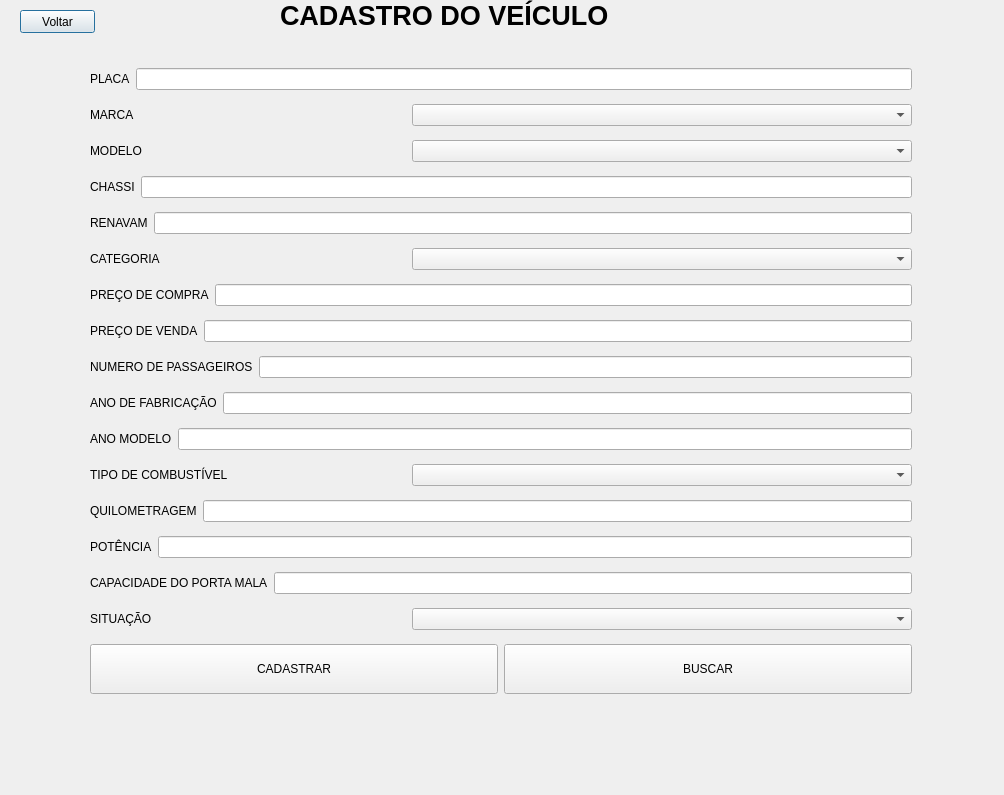
<?xml version="1.0" encoding="UTF-8"?>
<ui version="4.0">
 <class>TelaInicioVeiculo</class>
 <widget class="QDialog" name="TelaInicioVeiculo">
  <property name="geometry">
   <rect>
    <x>0</x>
    <y>0</y>
    <width>1004</width>
    <height>795</height>
   </rect>
  </property>
  <property name="windowTitle">
   <string>Dialog</string>
  </property>
  <widget class="QPushButton" name="voltar">
   <property name="geometry">
    <rect>
     <x>20</x>
     <y>10</y>
     <width>75</width>
     <height>23</height>
    </rect>
   </property>
   <property name="text">
    <string>Voltar</string>
   </property>
  </widget>
  <widget class="QLabel" name="label">
   <property name="geometry">
    <rect>
     <x>280</x>
     <y>-10</y>
     <width>351</width>
     <height>51</height>
    </rect>
   </property>
   <property name="font">
    <font>
     <family>Arial</family>
     <pointsize>20</pointsize>
     <weight>75</weight>
     <bold>true</bold>
    </font>
   </property>
   <property name="text">
    <string>CADASTRO DO VEÍCULO</string>
   </property>
  </widget>
  <widget class="QWidget" name="layoutWidget">
   <property name="geometry">
    <rect>
     <x>90</x>
     <y>60</y>
     <width>822</width>
     <height>652</height>
    </rect>
   </property>
   <layout class="QVBoxLayout" name="verticalLayout">
    <item>
     <layout class="QHBoxLayout" name="horizontalLayout_2">
      <item>
       <widget class="QLabel" name="labelPlaca">
        <property name="text">
         <string>PLACA</string>
        </property>
       </widget>
      </item>
      <item>
       <widget class="QLineEdit" name="lineEditPlaca"/>
      </item>
     </layout>
    </item>
    <item>
     <layout class="QHBoxLayout" name="horizontalLayout">
      <item>
       <widget class="QLabel" name="MARCA">
        <property name="text">
         <string>MARCA</string>
        </property>
       </widget>
      </item>
      <item>
       <widget class="QComboBox" name="comboBox_Marca">
        <property name="minimumSize">
         <size>
          <width>500</width>
          <height>0</height>
         </size>
        </property>
       </widget>
      </item>
     </layout>
    </item>
    <item>
     <layout class="QHBoxLayout" name="horizontalLayout_7">
      <item>
       <widget class="QLabel" name="label_Modelo">
        <property name="text">
         <string>MODELO</string>
        </property>
       </widget>
      </item>
      <item>
       <widget class="QComboBox" name="comboBox_Modelo">
        <property name="minimumSize">
         <size>
          <width>500</width>
          <height>0</height>
         </size>
        </property>
       </widget>
      </item>
     </layout>
    </item>
    <item>
     <layout class="QHBoxLayout" name="horizontalLayout_8">
      <item>
       <widget class="QLabel" name="label_CHASSI">
        <property name="text">
         <string>CHASSI</string>
        </property>
       </widget>
      </item>
      <item>
       <widget class="QLineEdit" name="lineEdit_Chassi"/>
      </item>
     </layout>
    </item>
    <item>
     <layout class="QHBoxLayout" name="horizontalLayout_9">
      <item>
       <widget class="QLabel" name="label_Renavam">
        <property name="text">
         <string>RENAVAM</string>
        </property>
       </widget>
      </item>
      <item>
       <widget class="QLineEdit" name="lineEdit_Renavam"/>
      </item>
     </layout>
    </item>
    <item>
     <layout class="QHBoxLayout" name="horizontalLayout_6">
      <item>
       <widget class="QLabel" name="labelCategoria">
        <property name="text">
         <string>CATEGORIA</string>
        </property>
       </widget>
      </item>
      <item>
       <widget class="QComboBox" name="comboBoxCategoria">
        <property name="minimumSize">
         <size>
          <width>500</width>
          <height>0</height>
         </size>
        </property>
       </widget>
      </item>
     </layout>
    </item>
    <item>
     <layout class="QHBoxLayout" name="horizontalLayout_10">
      <item>
       <widget class="QLabel" name="label_PrecoCompra">
        <property name="text">
         <string>PREÇO DE COMPRA</string>
        </property>
       </widget>
      </item>
      <item>
       <widget class="QLineEdit" name="lineEdit_PrecoCompra"/>
      </item>
     </layout>
    </item>
    <item>
     <layout class="QHBoxLayout" name="horizontalLayout_11">
      <item>
       <widget class="QLabel" name="label_PrecoVenda">
        <property name="text">
         <string>PREÇO DE VENDA</string>
        </property>
       </widget>
      </item>
      <item>
       <widget class="QLineEdit" name="lineEdit_Venda"/>
      </item>
     </layout>
    </item>
    <item>
     <layout class="QHBoxLayout" name="horizontalLayout_12">
      <item>
       <widget class="QLabel" name="label_NumeroPassageiros">
        <property name="text">
         <string>NUMERO DE PASSAGEIROS</string>
        </property>
       </widget>
      </item>
      <item>
       <widget class="QLineEdit" name="lineEdit_NumeroPassageiros"/>
      </item>
     </layout>
    </item>
    <item>
     <layout class="QHBoxLayout" name="horizontalLayout_13">
      <item>
       <widget class="QLabel" name="label_AnoFabricacao">
        <property name="text">
         <string>ANO DE FABRICAÇÃO</string>
        </property>
       </widget>
      </item>
      <item>
       <widget class="QLineEdit" name="lineEdit_AnoFabricacao"/>
      </item>
     </layout>
    </item>
    <item>
     <layout class="QHBoxLayout" name="horizontalLayout_14">
      <item>
       <widget class="QLabel" name="label_AnoModelo">
        <property name="text">
         <string>ANO MODELO</string>
        </property>
       </widget>
      </item>
      <item>
       <widget class="QLineEdit" name="lineEdit_AnoModelo"/>
      </item>
     </layout>
    </item>
    <item>
     <layout class="QHBoxLayout" name="horizontalLayout_15">
      <item>
       <widget class="QLabel" name="label_TipoCombustivel">
        <property name="text">
         <string>TIPO DE COMBUSTÍVEL</string>
        </property>
       </widget>
      </item>
      <item>
       <widget class="QComboBox" name="comboBox_TipoCombustivel">
        <property name="minimumSize">
         <size>
          <width>500</width>
          <height>0</height>
         </size>
        </property>
       </widget>
      </item>
     </layout>
    </item>
    <item>
     <layout class="QHBoxLayout" name="horizontalLayout_3">
      <item>
       <widget class="QLabel" name="label_quilometragem">
        <property name="text">
         <string>QUILOMETRAGEM</string>
        </property>
       </widget>
      </item>
      <item>
       <widget class="QLineEdit" name="lineEdit_quilometragem"/>
      </item>
     </layout>
    </item>
    <item>
     <layout class="QHBoxLayout" name="horizontalLayout_5">
      <item>
       <widget class="QLabel" name="label_Potencia">
        <property name="text">
         <string>POTÊNCIA</string>
        </property>
       </widget>
      </item>
      <item>
       <widget class="QLineEdit" name="lineEdit_Potencia"/>
      </item>
     </layout>
    </item>
    <item>
     <layout class="QHBoxLayout" name="horizontalLayout_16">
      <item>
       <widget class="QLabel" name="label_CapacidadePortaMala">
        <property name="text">
         <string>CAPACIDADE DO PORTA MALA</string>
        </property>
       </widget>
      </item>
      <item>
       <widget class="QLineEdit" name="lineEdit_CapacidadePortaMala"/>
      </item>
     </layout>
    </item>
    <item>
     <layout class="QHBoxLayout" name="horizontalLayout_4">
      <item>
       <widget class="QLabel" name="label_situacao">
        <property name="text">
         <string>SITUAÇÃO</string>
        </property>
       </widget>
      </item>
      <item>
       <widget class="QComboBox" name="comboBoxSituacao">
        <property name="minimumSize">
         <size>
          <width>500</width>
          <height>0</height>
         </size>
        </property>
       </widget>
      </item>
     </layout>
    </item>
    <item>
     <layout class="QHBoxLayout" name="horizontalLayout_17">
      <item>
       <widget class="QPushButton" name="pushButtonIncluir">
        <property name="minimumSize">
         <size>
          <width>0</width>
          <height>50</height>
         </size>
        </property>
        <property name="text">
         <string>CADASTRAR</string>
        </property>
       </widget>
      </item>
      <item>
       <widget class="QPushButton" name="pushButton_Listar">
        <property name="minimumSize">
         <size>
          <width>0</width>
          <height>50</height>
         </size>
        </property>
        <property name="text">
         <string>BUSCAR</string>
        </property>
       </widget>
      </item>
     </layout>
    </item>
   </layout>
  </widget>
 </widget>
 <resources/>
 <connections/>
</ui>
